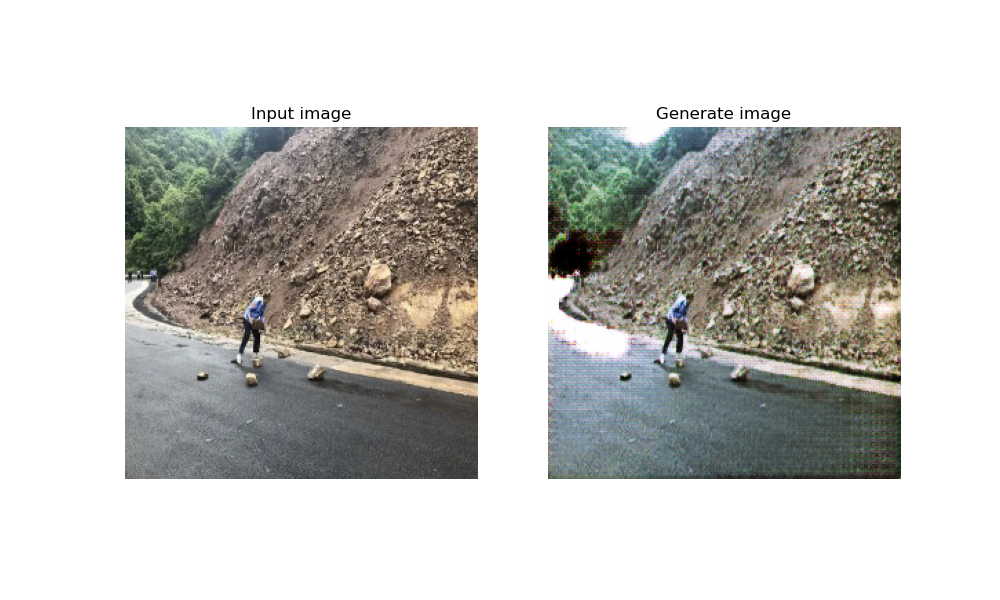
#> input picture image/image_at_47.png, 1000 x 600 px, found by its file name
$ python simu_rain.py
#> lines starting #> are read from the running program, lines starting #| are printed output that depends on the picture
from PIL import Image, ImageFilter
import numpy as np


# 加载图片
def load_image(path):
#> called with path = 'D:\\CycleGAN\\image\\image_at_47.png'
    image = Image.open(path)
#> image is the input picture: PIL image 1000x600 RGBA; mean R, G, B, A 200.1, 199.7, 196.4, 255
    if image.mode != 'RGB':
        image = image.convert('RGB')
#> image: PIL image 1000x600 RGB
    return image


# 添加模仿下雨的噪波效果
def add_rain_noise(image, intensity=0.02, drop_size=1):
    # 获取图片的尺寸
#> called with intensity = 0.02, drop_size = 1
    width, height = image.size
#> width = 1000; height = 600

    # 创建一个与图片相同大小的全0数组
    rain_array = np.zeros((height, width, 3), dtype=np.uint8)

    # 生成雨滴
    for _ in range(int(intensity * height * width)):
        y = np.random.randint(0, height)
        x = np.random.randint(0, width)
        # 随机选择一个颜色通道为255，其他为0
        channel = np.random.randint(3)
        rain_array[y][x][channel] = 255
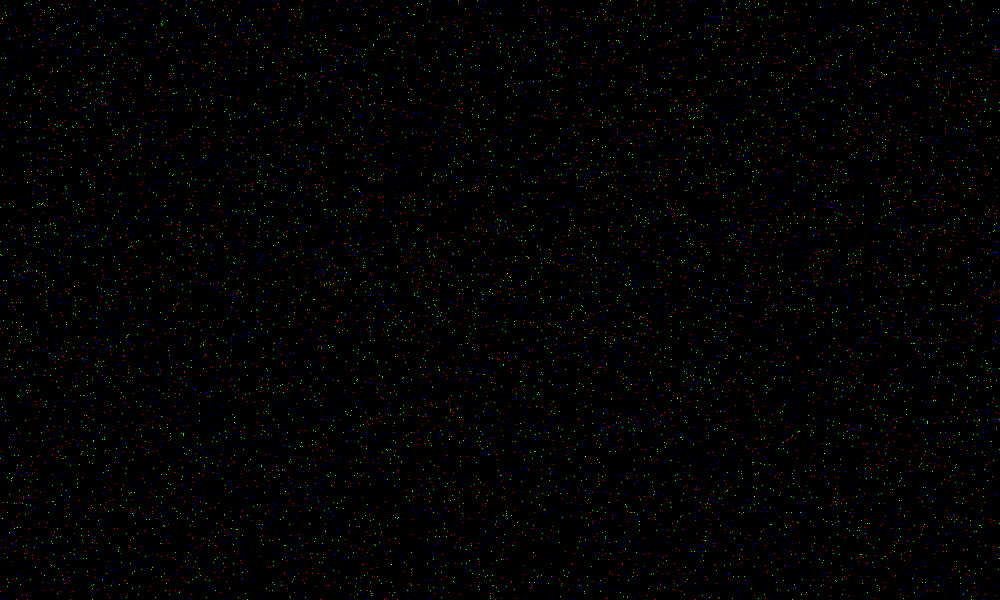
#> rain_array: shape (600, 1000, 3); mean of channels 0, 1, 2 1.7, 1.7, 1.7; drawn as R, G, B

    # 应用模糊滤镜模拟雨水落在水面上的扩散效果
    blurred = Image.fromarray(rain_array).filter(ImageFilter.GaussianBlur(drop_size))

    # 将原图和雨滴图层合并
    noise_image = Image.blend(image, blurred, alpha=0.5)
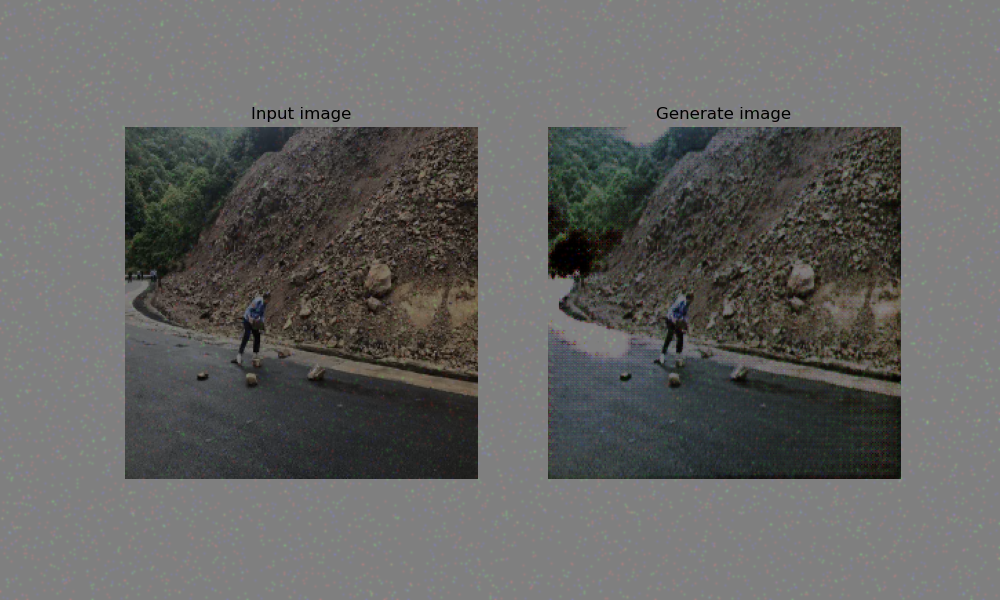
#> noise_image: PIL image 1000x600 RGB; mean R, G, B 100.5, 100.3, 98.6

    return noise_image


# 保存图片
def save_image(image, path):
    image.save(path, 'PNG')


# 主函数
def main():
    image_path = 'D:\CycleGAN\image\image_at_47.png'  # 替换为你的图片路径
    output_path = r'D:\CycleGAN\generate_img\rain1.png'  # 输出图片路径
    image = load_image(image_path)
    rainy_image = add_rain_noise(image)
    save_image(rainy_image, output_path)
    print(f"图片已保存至： {output_path}")


if __name__ == '__main__':
    main()
